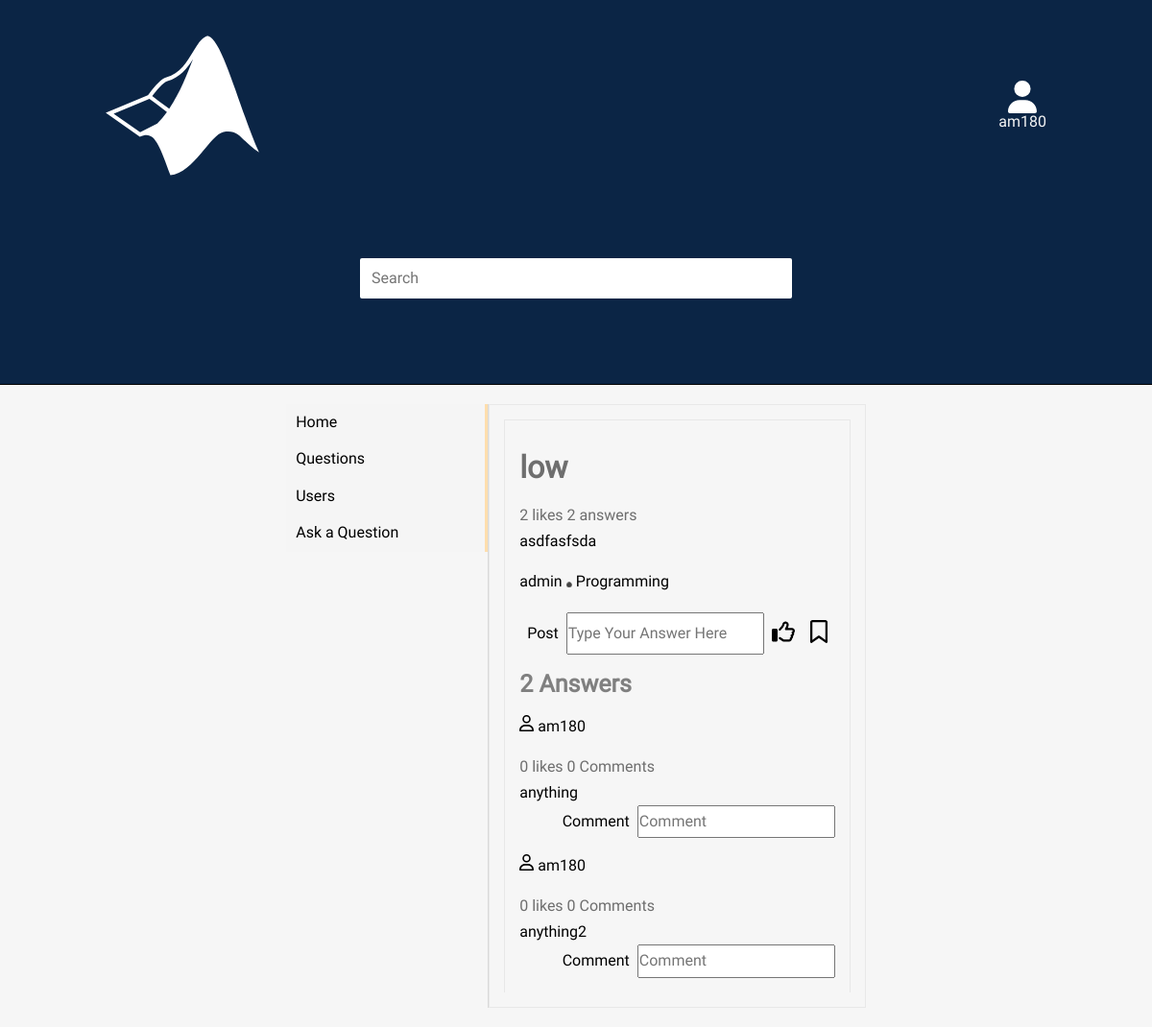
Page /2/ (signed in) on the committed database.
### stack_eng/models.py (models this page shows, shortened)
class Question(models.Model):
    title = models.CharField(max_length=200)
    question_text = models.CharField(max_length=1500)
    publisher = models.ForeignKey(User, on_delete=models.CASCADE, related_name='question')
    views = models.IntegerField(default=0)
    image = models.ImageField(upload_to='images/questions/%y/%m/%d', blank=True, null=True)
    subject = models.CharField(max_length=50)
    pub_date = models.DateTimeField(default= datetime.now())
    slug = models.SlugField(blank=True, null=True)

class Answer(models.Model):
    question = models.ForeignKey(Question, on_delete=models.CASCADE, related_name='answer')
    answer_text = models.CharField(max_length=2500)
    publisher = models.ForeignKey(User, on_delete=models.CASCADE, related_name='answer')
    pub_date = models.DateTimeField(default= datetime.now())

### stack_eng/views.py (the view)
# urls.py: path('<int:pk>/', views.question, name='question'),
def question(request, pk):
    user = request.user
    question = Question.objects.get(pk=pk)
    answers = Answer.objects.filter(question=question).annotate(number_of_comments=Count('comment')).annotate(num_of_likes=Count('answer_like'))
    answersCounter = answers.count()
    comments = Comment.objects.filter(question=question)
    qlikes = QuestionLike.objects.filter(question=question)
    qlikesCounter = qlikes.count()
    alike = AnswerLike.objects.filter(question=question, liked_by=user)
    question_like = QuestionLike.objects.filter(question=question, liked_by = user).exists()
    save_status = False
    if Save.objects.filter(question=question, saved_by=user):
        save_status=True
    return render(request, 'question.html',
        {'question':question,
        'answers':answers,
        'answersCount':answersCounter,
        'comments':comments,
        'num_of_qlikes':qlikesCounter,
        'question_like':question_like,
        'answer_like': alike,
        'save_status':save_status
        }
    )

### templates/question.html (shortened to what this page needs)
{% extends 'main.html' %}
{% load static %}
{% block content %}
<link rel='stylesheet' href="{% static 'stylesheets/question.css' %}">
{% include 'navbar.html' %}
  <div class="que_section">
    <div class="question">
      <section class="stats">
        <h1>{{question.title}}</h1>
        {{num_of_qlikes}} likes {{answersCount}} answers
      </section>
      <p>{{question.question_text}}</p>
      <section class="user_details">
        <a>{{question.publisher}}</a> <span style='font-size:5px;'>&#9899;</span> {{question.subject}}
      </section>
      <section class="like">
        {% if save_status %}
        <button class="saves" value="saved"><img src="{% static 'SVGs/bookmark-saved.svg' %}" width="18px"></button>
        <input class='s' type='number' value="{{question.pk}}">
        {% else %}
        <button class="saves" value="unsaved"><img src="{% static 'SVGs/bookmark-unsaved.svg' %}" width="18px"></button>
        {% endif %}
        {% if question_like %}
        <button class="reactions" value="liked"><img src="{% static 'SVGs/thumbs-up-liked.svg' %}" width="24px"></button>
        <input class='r' type='number' value="{{question.pk}}">
        {% else %}
        <button class="reactions" value="unliked"><img src="{% static 'SVGs/thumbs-up-unliked.svg' %}" width="24px"></button>
        {% endif %}
        <input id='answer_field' type='text' placeholder="Type Your Answer Here">
        <button id="post_answer" value="{{question.pk}}">Post</button>
      </section>
      <div class="answers">
        <h1>{{answersCount}} Answers</h1>
      {% for answer in answers %}
        <div class="answer">
          <section class="user_details">
            <img src="{% static 'SVGs/user_stroke.svg' %}" width='15px'>
            {{answer.publisher}}
          </section>
          <section class="stats">
            {{answer.num_of_likes}} likes {{answer.number_of_comments}} Comments
          </section>
          <p>{{answer.answer_text}}</p>
          <section class="like comment_action">
            <input type="text" class='comment_field' placeholder="Comment">
            <button class='post_comment' value="{{answer.pk}}">Comment</button>
          </section>
        </div>
      {% endfor %}
      </div>
    </div>
  </div>
{% endblock %}

### templates/main.html (shortened to what this page needs)
{% load static %}
<!DOCTYPE html>
<html lang="en">
<head>
    <link rel="stylesheet" href="{% static 'stylesheets/normalize.css'%}">
    <link rel="stylesheet" href="{% static 'stylesheets/main.css'%}">
    <link rel="stylesheet" href="{% static 'stylesheets/home.css'%}">
</head>
<body>
<div class="container">
    <div class="header">
        <img src="{% static 'SVGs/matlab-svgrepo-com.svg' %}" class="logo">
        {% if user.is_authenticated %}
            <section class="userlist">
                <img src="{% static 'SVGs/user.svg' %}" width="30px">
                {{user.username}}
            </section>
        {% else %}
            <section class="links">
                <a href="{% url 'login' %}">Login</a>
                <a href="{% url 'sign_up' %}">Sign up</a>
            </section>
        {% endif %}
        <input type="search" placeholder="Search" id='search'>
    </div>
    <div class="content">
        {% block content %}
        {% endblock %}
    </div>
</div>
</body>
</html>

### static/stylesheets/main.css (style rules this page uses)
* { margin: 0; padding: 0; }
.container { font-family: roboto, serif; }
body { background-color: #f6f6f6; }
.content { display: flex; justify-content: center; padding: 20px; background-color: #f6f6f6; }
.header { background-color: #0B2545; background-size: cover; display: flex; flex-direction: column; justify-content: center; align-items: center; border-bottom: 1px solid black; padding: 20px 100px; color: whitesmoke; }
input[type='search'] { width: 45%; padding: 12px; border-radius: 2px; border: none; margin: 10px; grid-column: 1/3; }
.logo { margin: 10px; width: 160px; margin: 10px auto 10px 10px; }
a { text-decoration: none; color: navajowhite; }
.userlist { padding: 10px; display: flex; flex-direction: column; align-items: center; margin-left: auto; }
.header { display: grid; grid-template-columns: 1fr 1fr; grid-template-rows: 1fr 1fr; justify-items: center; align-items: center; }

### static/stylesheets/home.css (style rules this page uses)
.content { flex-direction: row; }
.question { border: 1px solid #e8e8e8; padding: 15px; border-bottom: none; }
.stats { color: #6e6e6e; }
.user_details { margin: 20px 0; font-size: math; }
.content a { color: black }
.like { display: flex; flex-direction: row-reverse; }
.like button { background-color: transparent; border: none; cursor: pointer; }

### static/stylesheets/question.css (style rules this page uses)
.content { display: flex; flex-direction: row; justify-content: center; }
.que_section { max-width: 600px; word-wrap: break-word; padding: 15px; border: 1px solid #e8e8e8; }
.question { border-bottom: none; line-height: 27px; }
.stats { color: #6e6e6e; }
.user_details { margin: 15px 0; font-size: math; }
.like { display: flex; flex-direction: row-reverse; }
.like button { background-color: transparent; border: none; cursor: pointer; margin: 8px; }
.answers h1 { font-size: 25px; color: #808080; }

### rows in the picture
Question: title "low", question_text "asdfasfsda", publisher "admin", subject "Programming"
Answer: publisher "am180", num_of_likes "0", number_of_comments "0", answer_text "anything", {{ answer.pk }} 7 (drawn)
Answer: publisher "am180", num_of_likes "0", number_of_comments "0", answer_text "anything2", {{ answer.pk }} 8 (drawn)

### other values in the picture
{{ user.username }} "am180"
{{ num_of_qlikes }} "2"
{{ answersCount }} "2"
